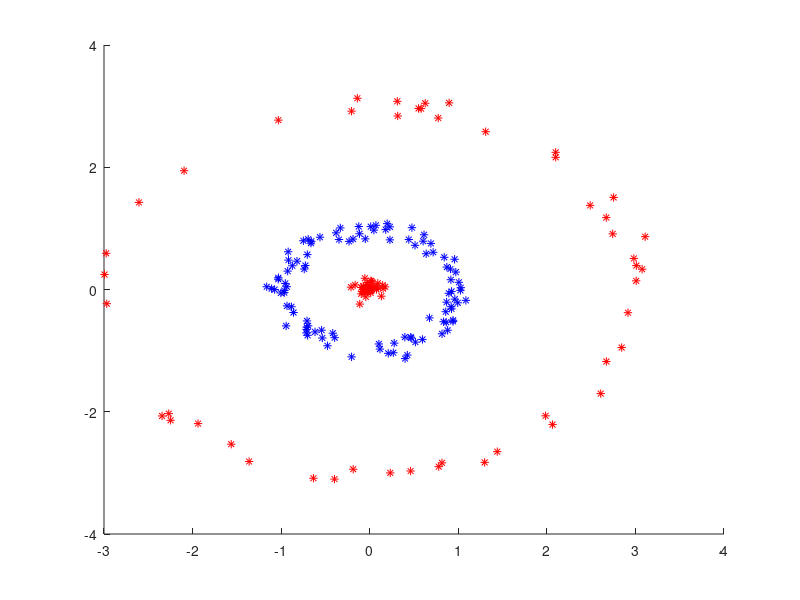

Write the MATLAB code that produced this figure.
function [IData,OData] = ex01()
%% Data 1
nSample = 100;

XData1 = zeros(1,nSample);
YData1 = zeros(1,nSample);
XData2 = zeros(1,nSample);
YData2 = zeros(1,nSample);

for i=1:nSample
    
    if rand < 0.5
        angle = 2*pi*rand();
        radius = normrnd(3,0.1);
        XData1(i) = radius*cos(angle);
        YData1(i) = radius*sin(angle);
    else
        angle = 2*pi*rand();
        radius = normrnd(0,0.1);
        XData1(i) = radius*cos(angle);
        YData1(i) = radius*sin(angle);        
    end
    %
    angle = 2*pi*rand();
    radius = normrnd(1,0.1);
    XData2(i) = radius*cos(angle);
    YData2(i) = radius*sin(angle);

    %
end

figure(1)
clf;hold on
plot(XData1,YData1,'r*')
plot(XData2,YData2,'b*')


IData = [[XData1;YData1],[XData2;YData2]];
OData = [zeros(1,nSample)  ones(1,nSample)];
end

